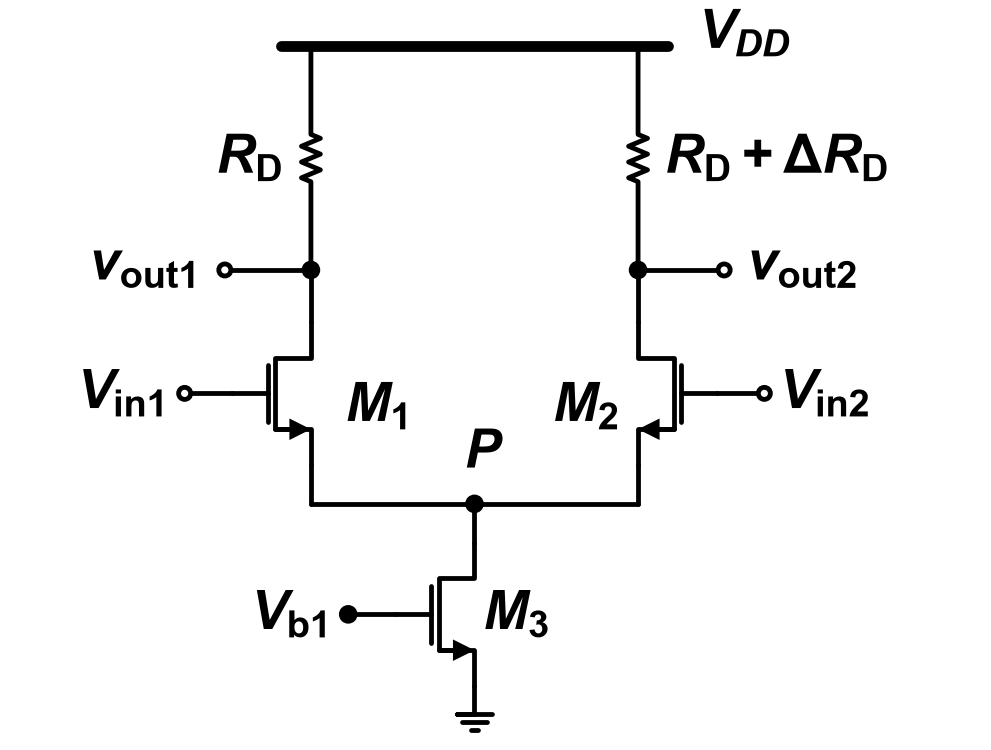

Generate this figure with Python:
"""2023-1 중간 Q4 — 기준: Q4.md '회로 — Fig Q4'."""
import schemdraw.elements as elm
from schem_style import OPEN_R, Resistor, dot, gate_terminal, new_drawing, nmos, rail

GAP = 0.2   # 소자 라벨과 기호 사이 간격


def draw():
    d = new_drawing()
    xl, xr, rail_y = 0, 3.8, 9.0
    xm = (xl + xr) / 2
    rail(d, (xl - 0.35, rail_y), (xr + 0.35, rail_y))
    # V_DD: 레일 오른쪽 끝 오른쪽, 조금 위
    d.add(elm.Label().right().at((xr + 0.6, rail_y + 0.05)).label(r"$V_{DD}$", halign="left"))
    # 부하 저항: 레일 → 출력 접속점. R_D는 왼쪽, R_D + ΔR_D는 오른쪽
    # 아래로 그리는 소자의 라벨: loc="top"이면 왼쪽, "bottom"이면 오른쪽
    rd1 = d.add(Resistor().down().at((xl, rail_y)).length(2.6).label(r"$R_\mathrm{D}$", "top", ofst=GAP))
    out1 = dot(d)
    rd2 = d.add(Resistor().down().at((xr, rail_y)).length(2.6)
                .label(r"$R_\mathrm{D} + \Delta R_\mathrm{D}$", "bottom", ofst=GAP))
    out2 = dot(d)
    # 출력: 두 원이 바깥쪽을 향한다
    d.add(elm.Line().left().at(out1.center).length(1.0))
    d.add(elm.Dot(open=True, radius=OPEN_R).label(r"$v_\mathrm{out1}$", "left", ofst=GAP))
    d.add(elm.Line().right().at(out2.center).length(1.0))
    d.add(elm.Dot(open=True, radius=OPEN_R).label(r"$v_\mathrm{out2}$", "right", ofst=GAP))
    # 입력 쌍: M1 보통, M2 좌우 반전
    d.add(elm.Line().down().at(out1.center).length(0.6))
    m1 = nmos(d, at=d.here, anchor="drain")
    d.add(elm.Label().right().at((xl + 0.3, m1.center.y - 0.25)).label(r"$M_\mathrm{1}$", halign="left"))
    d.add(elm.Line().down().at(out2.center).length(0.6))
    m2 = nmos(d, at=d.here, anchor="drain", mirror=True)
    d.add(elm.Label().right().at((xr - 0.3, m2.center.y - 0.25)).label(r"$M_\mathrm{2}$", halign="right"))
    gate_terminal(d, m1.gate, r"$V_\mathrm{in1}$", open_=True)
    gate_terminal(d, m2.gate, r"$V_\mathrm{in2}$", open_=True, right=True)
    # 두 소스 → 아래 → 가운데 P 접속점
    ybot = m1.source.y - 0.45
    d.add(elm.Line().down().at(m1.source).toy(ybot))
    d.add(elm.Line().right().tox(xm)); p = dot(d)
    d.add(elm.Line().right().tox(xr))
    d.add(elm.Line().up().toy(m2.source.y))
    d.add(elm.Label().right().at((xm, ybot + 0.25)).label(r"$P$", valign="bottom"))
    # 테일: M3, 접지
    d.add(elm.Line().down().at(p.center).length(0.45))
    m3 = nmos(d, at=d.here, anchor="drain", label=r"$M_\mathrm{3}$")
    gate_terminal(d, m3.gate, r"$V_\mathrm{b1}$")
    d.add(elm.Ground().at(m3.source).scale(0.8))
    return d
